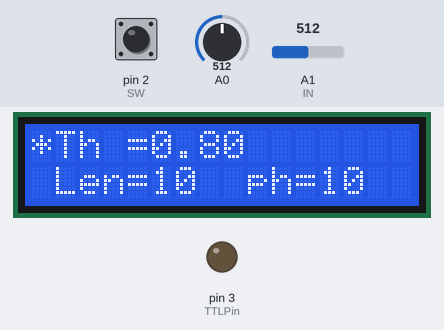
A sketch run on a simulated Arduino Uno, built with avr-gcc and run on an emulated ATmega328P. Parts: 16×2 character LCD, output pins drawn as LEDs (lit = HIGH). The test bench sets the inputs (shaded band); at power-on: A0 = 512, pin 2 (SW) HIGH, A1 (IN) = 512.

Above: at 1.2 s.
1.3 s: A0 set to 634
2.8 s: A0 set to 666
At 3.15 s:
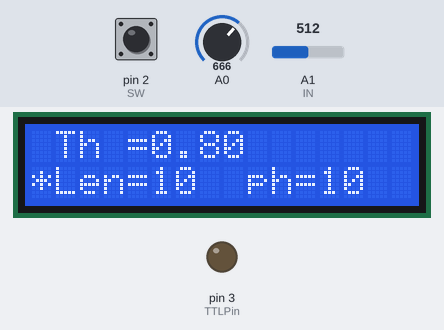
At 4.17 s:
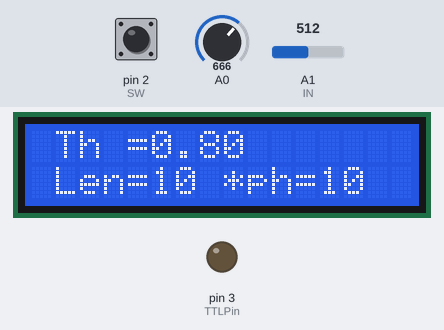
5.5 s: A0 set to 40
At 6.9 s:
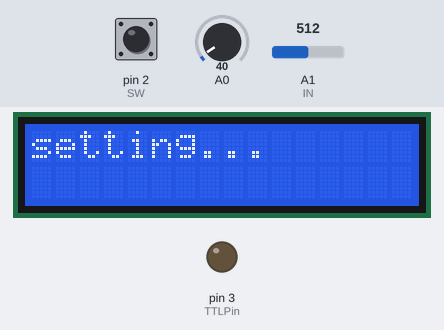
Timing chart, 0 to 8.5 s (numbered marks = the images above; inputs shaded):
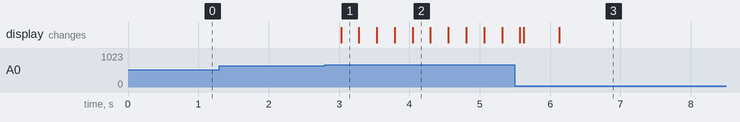

Measured:
- the behaviour switches between 649 and 650 on A0 (found by bisection; images 0 and 1)
- after the input at 1.3 s, every drawn part: stays the same
- after the input at 2.8 s, the display: changes after 0.23 s (image 1)
- after the input at 5.5 s, the display: first differs from a run without the input after 0.13 s (image 3 shows a later state)

The sketch:

LCD.ino
```cpp
#include <LiquidCrystal.h>
#include <MsTimer2.h>

int lcd_key     = 0;
int adc_key_in  = 0;
#define btnRIGHT  0
#define btnUP     1
#define btnDOWN   2
#define btnLEFT   3
#define btnSELECT 4
#define btnNONE   5

#define SW 2
#define IN A1
#define TTLPin 3

LiquidCrystal lcd(8, 9, 4, 5, 6, 7);

float th = 0.8;
int len = 10;
int phase = 0;

int read_LCD_buttons(){
  adc_key_in = analogRead(0);      // read the value from the sensor
  // my buttons when read are centered at these valies: 0, 144, 329, 504, 741
  // we add approx 50 to those values and check to see if we are close
  if (adc_key_in > 1000) return btnNONE; // We make this the 1st option for speed reasons since it will be the most likely result
  // For V1.1 us this threshold
  if (adc_key_in < 50)   return btnRIGHT;
  if (adc_key_in < 250)  return btnUP;
  if (adc_key_in < 450)  return btnDOWN;
  if (adc_key_in < 650)  return btnLEFT;
  if (adc_key_in < 850)  return btnSELECT;

  return btnNONE;  // when all others fail, return this...
}

int change_th(){
  while(true){
    display_lcd();
    lcd.setCursor(0,0);
    lcd.print("*");
    delay(50);
     switch(read_LCD_buttons()){

        case 0://RIGHT
          return 1;
        case 1://up
          th = th + 0.01;
          break;
        case 2:
          th = th - 0.01;
          break;//down
        case 4: //select
          return 0;
          break;
        default:
          break;

    }
    if(th == 9.9 || th < 0 ) th = 0;
  }
}
int change_len(){
  while(true){
    display_lcd();
    lcd.setCursor(0,1);
    lcd.print("*");
    delay(50);
     switch(read_LCD_buttons()){
        case 0://RIGHT
          return 1;
        case 1://up
          len++;
          break;
        case 2:
          len--;
          break;//down
        case 4://select
          return 0;
          break;
        default:
          break;

    }
    if(len== 150 || th < 0 ) th = 0;
  }
}
int change_phase(){
  while(true){
    display_lcd();
    lcd.setCursor(8,1);
    lcd.print("*");
    delay(50);
     switch(read_LCD_buttons()){

        case 0://RIGHT
          return 1;
        case 1://up
          phase++;
          break;
        case 2:
          phase--;
          break;//down
        case 4: //select
          return 0;
          break;
        default:
          break;

    }
    if(phase == 240 || phase < 0 ) phase = 0;
  }
}

void display_lcd(){
lcd.setCursor(0,0);
lcd.print(" Th =");
lcd.print(th);
lcd.setCursor(0,1);
lcd.print(" Len=");
lcd.print(len);
//lcd.setCursor(0,1);
lcd.print("  ph=");
lcd.print(phase);
}

void setup() {
  lcd.begin(16, 2);
  pinMode(SW,INPUT_PULLUP);
  pinMode(TTLPin,OUTPUT);
  Serial.begin(9600);
  phase = phase + 10;//ずれるのを防止
}

void loop() {
  while(true){ //設定用ループ
    if(change_th() == 1) break;
    delay(200);
    if(change_len() == 1) break;
    delay(200);
    if(change_phase() == 1) break;
    delay(200);
  }

  label1: //ジャンプ用ラベル

  lcd.clear();
  lcd.print("waiting for");
  lcd.setCursor(0,1);
  lcd.print("wave learning");
  delay(500);

  float ave = 0;
  float sd = 0;
  while(read_LCD_buttons() != 0){//波形学習ボタン待ち
  }
  long i = 0;
  int data[700];
  long sum = 0;
  long sum2 = 0;

  lcd.clear();

  for(int i = 0; i< 700;i++){
    lcd.setCursor(0,0);
    lcd.print("setting...");
    data[i] = analogRead(IN);
    sum = sum + data[i];
    ave = sum / i;
    delay(7); //128Hzだとして700回でおよそ５秒
  }
  for(int j = 0; j < 700; j++){
    sum2 = sum2 + pow((data[j] - ave),2);
  }
  sd = pow(sum2/700,0.5);


  lcd.setCursor(0,0);
  lcd.print("ave=");
  lcd.print(ave);
  lcd.setCursor(0,1);
  lcd.print("sd=");
  lcd.print(sd);
  lcd.print("waiting");

  byte flag = 0;
  byte flag_d = 1; //ダミーパルス用フラグ
  byte TTL_flag = 0;
  byte Phase_Flag = 0;
  unsigned long TTL_time = 0;
  unsigned long Phase_time = 0;

  float out_1;
  float out_2;
  float out_3;

  unsigned long before_time = millis();

  byte SW_flag = 0;


  while(true){ //測定時メインループ
    while(true){
      if(digitalRead(SW) == 1) {
         delay(500);
         lcd.clear();
         lcd.setCursor(0,0);
         lcd.print("running...");
         break;
      }
    }
    while(true){
      out_1 = (analogRead(IN) - ave) / sd;
      out_2 = (analogRead(IN) - ave) / sd;
      out_3 = (analogRead(IN) - ave) / sd;

      if(out_1 > th && out_1 - out_2 < 0 && out_2 - out_3 >= 0 &&  millis() - before_time > 100 &&TTL_flag == 0 ){ //ノイズが来た時に連続して反応しないように7[Hz]の T = 140[ms],少なめに見積もって100[ms]経過しないと次のパルスを出さない
        before_time = millis();
        flag_d = 0;
        TTL_flag = 1;
        TTL_time = millis();
        //digitalWrite(TTLPin,HIGH);
        //delay(len);
      }else if(millis() - before_time > 160 && flag_d == 0){
        before_time = millis();
        flag_d = 1; //2回連続ではダミーパルスを出さないようにする
        TTL_flag = 1;
        TTL_time = millis();
      }
      if(TTL_flag == 1 && millis() - TTL_time > phase){ //TTLフラグONからphase分立ったら実行される
        digitalWrite(TTLPin,HIGH);
        Phase_time = millis();
        Phase_Flag = 1;
        TTL_flag = 0;
      }if(Phase_Flag == 1 && millis() - Phase_time > len){ //パルスの発生時間がlenを超えたらLOWにする
        digitalWrite(TTLPin,LOW);
        Phase_Flag = 0;
      }
        //digitalWrite(TTLPin,LOW);
        //lcd.setCursor(0,0);
        //lcd.print(out_1);
        //Serial.println(out_1);
      if(read_LCD_buttons() == 0){ //RIGHTが押されたら
        goto label1;
      }
      if(digitalRead(SW) == 1){
         delay(500);
         lcd.clear();
         lcd.setCursor(0,0);
         lcd.print("waiting for");
         lcd.setCursor(0,1);
         lcd.print("re start");
         break;
      }
    }
  }
}
```
